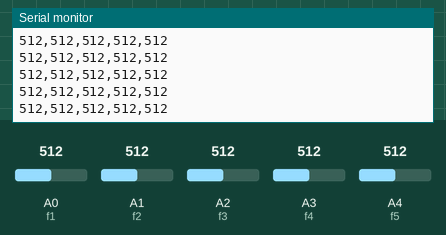
This sketch was run on a simulated Arduino Uno, built with avr-gcc and run on an emulated ATmega328P. Parts: the last lines printed to the serial monitor. The test bench sets the inputs (shaded band); at power-on: A0 (f1) = 512, A1 (f2) = 512, A2 (f3) = 512, A3 (f4) = 512, A4 (f5) = 512.

Above: at 7.2 s.
7.3 s: A0 (f1) set to 104
At 7.55 s:
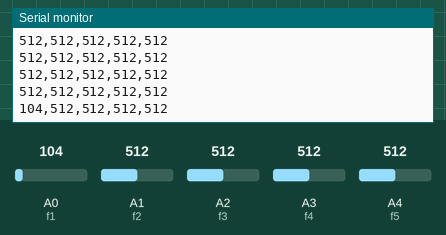
10.3 s: A0 (f1) set to 95
At 10.42 s:
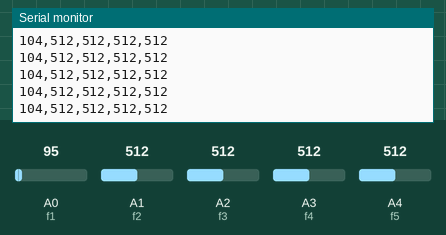
Timing chart, 0 to 12.8 s (numbered marks = the images above; inputs shaded):
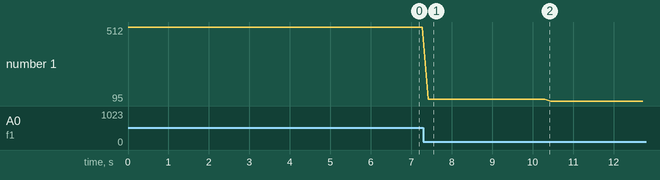

The sketch:

flex_code.ino
```cpp
int f1 = A0;
int f2 = A1;
int f3 = A2;
int f4 = A3;
int f5 = A4;

void setup()
{
  Serial.begin(9600);
}

void loop()
{
  Serial.print(analogRead(f1)); Serial.print(",");
  Serial.print(analogRead(f2)); Serial.print(",");
  Serial.print(analogRead(f3)); Serial.print(",");
  Serial.print(analogRead(f4)); Serial.print(",");
  Serial.println(analogRead(f5));

  delay(150);
}
```

Measured:
- after the input at 7.3 s, the serial monitor: prints a new line after 0.12 s (image 1)
- plotted number 1: 512 → 104 after the input at 7.3 s, 104 → 95 after the input at 10.3 s
